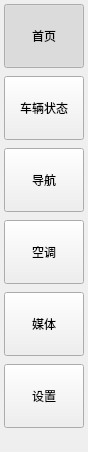
        <widget class="QFrame" name="frameSidebar">
         <property name="minimumSize">
          <size>
           <width>88</width>
           <height>0</height>
          </size>
         </property>
         <property name="maximumSize">
          <size>
           <width>88</width>
           <height>16777215</height>
          </size>
         </property>
         <property name="frameShape">
          <enum>QFrame::NoFrame</enum>
         </property>
         <layout class="QVBoxLayout" name="layoutSidebar">
          <property name="leftMargin">
           <number>4</number>
          </property>
          <property name="topMargin">
           <number>4</number>
          </property>
          <property name="rightMargin">
           <number>4</number>
          </property>
          <property name="bottomMargin">
           <number>4</number>
          </property>
          <property name="spacing">
           <number>8</number>
          </property>
          <item>
           <widget class="QPushButton" name="btnHome">
            <property name="text">
             <string>首页</string>
            </property>
            <property name="minimumSize">
             <size>
              <width>0</width>
              <height>64</height>
             </size>
            </property>
            <property name="checkable">
             <bool>true</bool>
            </property>
            <property name="checked">
             <bool>true</bool>
            </property>
            <property name="autoExclusive">
             <bool>true</bool>
            </property>
           </widget>
          </item>
          <item>
           <widget class="QPushButton" name="btnVehicle">
            <property name="text">
             <string>车辆状态</string>
            </property>
            <property name="minimumSize">
             <size>
              <width>0</width>
              <height>64</height>
             </size>
            </property>
            <property name="checkable">
             <bool>true</bool>
            </property>
            <property name="checked">
             <bool>false</bool>
            </property>
            <property name="autoExclusive">
             <bool>true</bool>
            </property>
           </widget>
          </item>
          <item>
           <widget class="QPushButton" name="btnNavigation">
            <property name="text">
             <string>导航</string>
            </property>
            <property name="minimumSize">
             <size>
              <width>0</width>
              <height>64</height>
             </size>
            </property>
            <property name="checkable">
             <bool>true</bool>
            </property>
            <property name="checked">
             <bool>false</bool>
            </property>
            <property name="autoExclusive">
             <bool>true</bool>
            </property>
           </widget>
          </item>
          <item>
           <widget class="QPushButton" name="btnClimate">
            <property name="text">
             <string>空调</string>
            </property>
            <property name="minimumSize">
             <size>
              <width>0</width>
              <height>64</height>
             </size>
            </property>
            <property name="checkable">
             <bool>true</bool>
            </property>
            <property name="checked">
             <bool>false</bool>
            </property>
            <property name="autoExclusive">
             <bool>true</bool>
            </property>
           </widget>
          </item>
          <item>
           <widget class="QPushButton" name="btnMedia">
            <property name="text">
             <string>媒体</string>
            </property>
            <property name="minimumSize">
             <size>
              <width>0</width>
              <height>64</height>
             </size>
            </property>
            <property name="checkable">
             <bool>true</bool>
            </property>
            <property name="checked">
             <bool>false</bool>
            </property>
            <property name="autoExclusive">
             <bool>true</bool>
            </property>
           </widget>
          </item>
          <item>
           <widget class="QPushButton" name="btnSettings">
            <property name="text">
             <string>设置</string>
            </property>
            <property name="minimumSize">
             <size>
              <width>0</width>
              <height>64</height>
             </size>
            </property>
            <property name="checkable">
             <bool>true</bool>
            </property>
            <property name="checked">
             <bool>false</bool>
            </property>
            <property name="autoExclusive">
             <bool>true</bool>
            </property>
           </widget>
          </item>
          <item>
           <spacer name="spacerSidebar">
            <property name="orientation">
             <enum>Qt::Vertical</enum>
            </property>
            <property name="sizeHint" stdset="0">
             <size>
              <width>20</width>
              <height>20</height>
             </size>
            </property>
           </spacer>
          </item>
         </layout>
        </widget>
